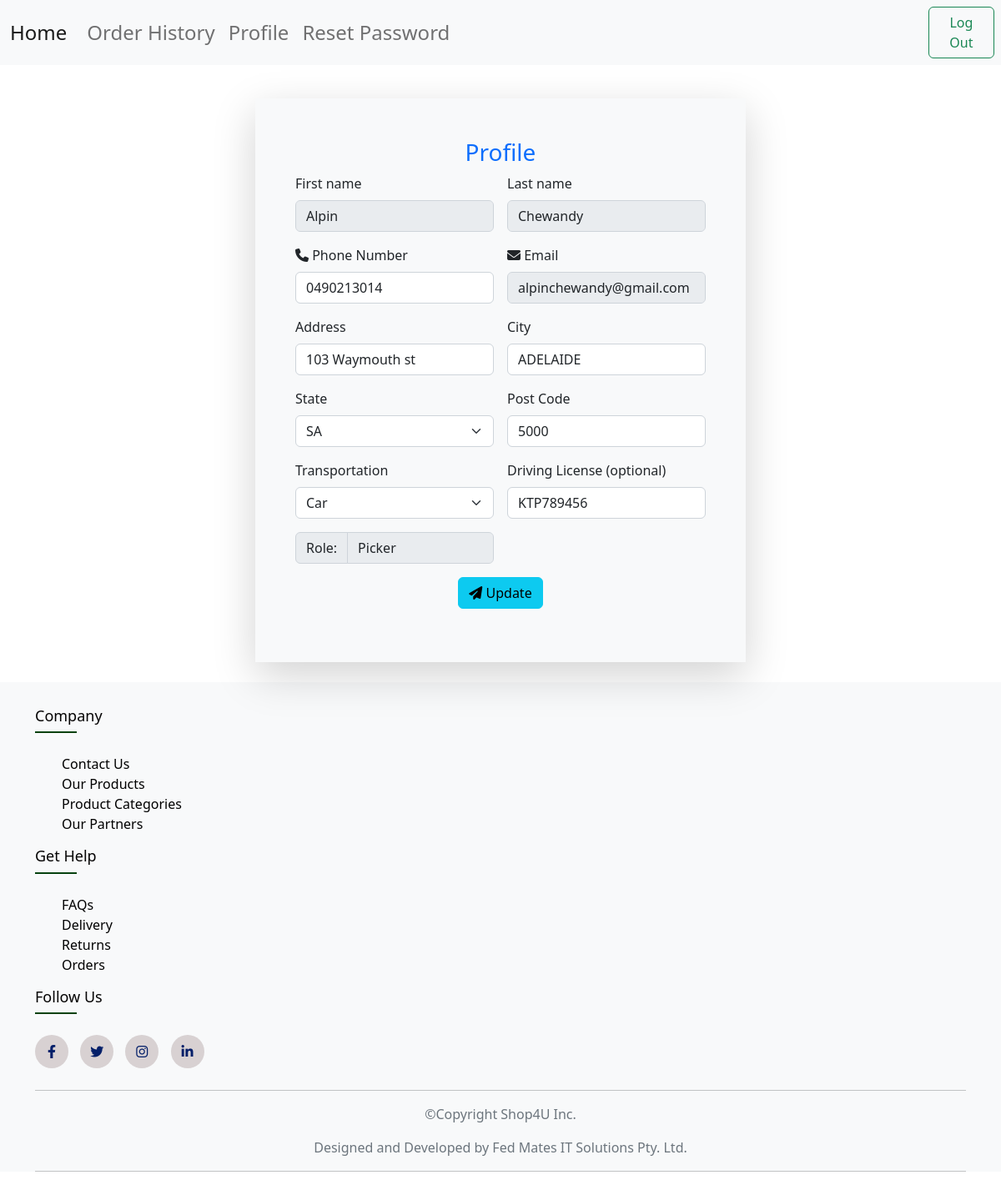
The app's page /picker/profile.php (signed in) with its own data.
### tables this page shows
CREATE TABLE IF NOT EXISTS `user` (
  `id` bigint NOT NULL AUTO_INCREMENT,
  `role` int NOT NULL,
  `rolename` varchar(8) NOT NULL,
  `suspended` tinyint(1) NOT NULL,
  `email` varchar(100) NOT NULL,
  `password` varchar(255) NOT NULL,
  `firstname` varchar(255) NOT NULL,
  `lastname` varchar(255) NOT NULL,
  `phone` varchar(10) NOT NULL,
  `address` varchar(255) NOT NULL,
  `city` varchar(255) NOT NULL,
  `state` varchar(255) NOT NULL,
  `postCode` varchar(10) NOT NULL,
  `transportation` varchar(25) NOT NULL,
  `license` varchar(255) NOT NULL,
  `erase` tinyint(1) NOT NULL,
  PRIMARY KEY (`id`)
);

### db/getuser.php (called while the page is built, shortened)
<?php
 require_once "config.php";
 $id = $_SESSION['id'];
 $sql="SELECT * FROM user WHERE id=$id";
 $res = mysqli_query($conn, $sql);
 if($res == true){
     $count=mysqli_num_rows($res);
     if ($count > 0 ){
        $n = mysqli_fetch_assoc($res);
        $fname = $n['firstname'];
        $lname= $n['lastname'];
        $phno= $n['phone'];
        $email= $n['email'];
        $adds= $n['address'];
        $city= $n['city'];
        $state= $n['state'];
        $pocode= $n['postCode'];
        $trans= $n['transportation'];
        $lic= $n['license'];
        $role= $n['rolename'];
     }
 }

### picker/profile.php (the view, shortened to what this page needs)
<?php
if (isset($_SESSION['id']) && isset($_SESSION['email']) && ($_SESSION['role']==2)) {
?>
<?php include('../partial/pickermenu.php') ?>
<div class="container-fluid vh-10">
    <div class="" style="margin-top:40px">
        <div class="rounded d-flex justify-content-center">
            <div class="col-md-6 col-sm-21 shadow-lg p-5 bg-light">
                <div class="text-center">
                    <h3 class="text-primary">Profile</h3>
                    <?php include ('../db/getuser.php')?>
                </div>
                <form class="row g-3 needs-validation" action="../db/postpickerconfig.php" method="POST">
                    <div class="col-md-6">
                        <label class="form-label">First name</label>
                        <input type="text" value="<?php echo $fname; ?>" class="form-control" name="fname"
                            required="required" readonly>
                    </div>
                    <div class="col-md-6">
                        <label class="form-label">Last name</label>
                        <input type="text" value="<?php echo $lname; ?>" class="form-control" name="lname"
                            required="required" readonly>
                    </div>
                    <div class="col-md-6">
                        <label class="form-label"><span class="fa fa-phone"></span> Phone Number</label>
                        <input type="tel" class="form-control" name="phno" id="pho" value="<?php echo $phno; ?>"
                        pattern="[0]{1}[0-5]{1}[0-9]{8}"
                        oninvalid="setCustomValidity('Please enter Valid Phone Number')"
                        onchange="try{setCustomValidity('')}catch(e){}" required="required">
                    </div>
                    <div class="col-md-6">
                        <label class="form-label"><span class="fa fa-envelope"></span> Email</label>
                        <input type="email" value="<?php echo $email; ?>" name="email" class="form-control"
                        pattern="[a-z0-9._%+-]+@[a-z0-9.-]+\.[a-z]{2,}$"
                        oninvalid="setCustomValidity('Please enter Valid Email Address')"
                        onchange="try{setCustomValidity('')}catch(e){}" required="required" readonly>
                    </div>
                    <div class="col-md-6">
                        <label class="form-label">Address</label>
                        <input type="text" class="form-control" name="adds" value="<?php echo $adds; ?>" required="required">
                    </div>
                    <div class="col-md-6">
                        <label class="form-label">City</label>
                        <input type="text" class="form-control" name="city" value="<?php echo $city; ?>" required="required">
                    </div>
                    <div class="col-md-6">
                        <label class="form-label">State</label>
                        <select class="form-select" name="state" value="<?php echo $state; ?>" required="required">
                            <option <?php if($state=="SA") echo 'selected="selected"'; ?>>SA</option>
                        </select>
                    </div>
                    <div class="col-md-6">
                        <label class="form-label">Post Code</label>
                        <input type="text" class="form-control" value="<?php echo $pocode; ?>" pattern="[0-9]{4}" name="pocode"
                        oninvalid="setCustomValidity('Please enter Valid Post Code')"
                        onchange="try{setCustomValidity('')}catch(e){}" required="required">
                    </div>
                    <div class="col-md-6">
                        <label class="form-label">Transportation</label>
                        <select class="form-select" value="" name="trans">
                            <option <?php if($trans=="Car") echo 'selected="selected"'; ?>>Car</option>
                        </select>
                    </div>
                    <div class="col-md-6">
                        <label class="form-label">Driving License (optional)</label>
                        <input type="text" value="<?php echo $lic; ?>" class="form-control" name="lic">
                    </div>
                    <div class="col-md-6">
                        <div class="input-group">
                            <label class="input-group-text">Role: </label>
                            <input type="text" value="<?php echo $role; ?>" class="form-control" name="role"
                                required="required" disabled readonly>
                        </div>
                    </div>
                    <p class="col-12 text-center">
                        <button class="btn btn-info " type="submit"><span class="fa fa-paper-plane"></span>
                            Update</button>
                    </p>
                </form>
            </div>
        </div>
    </div>
</div>
<?php include('../partial/footer.php') ?>
<?php
}else{
     header("Location: ../login.php");
     exit();
}
 ?>

### css/style.css (style rules this page uses)
.row { display: flex; flex-wrap: wrap; }

### records on screen
user: fname "Alpin", lname "Chewandy", phno "0490213014", email "alpinchewandy@gmail.com", adds "103 Waymouth st", city "ADELAIDE", state "SA", pocode "5000", trans "Car", lic "KTP789456", role "Picker"
